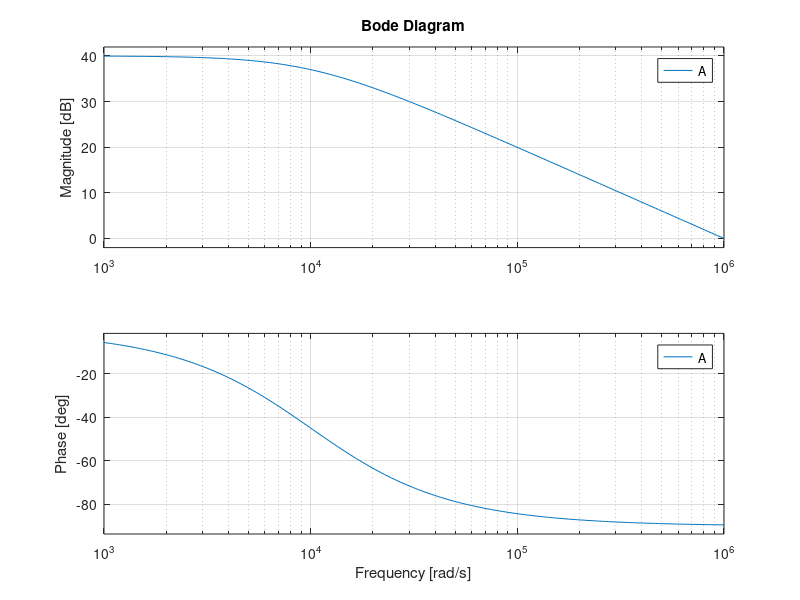

MATLAB code for this plot:
## transistor cut-off frequency Bode plot
B=100;
fb=10000;

f=logspace(3,6,200);
A=tf(B*fb*[1],[1,fb]);
bode(A,f)

% grid on
% axis on

print -demf bodeCutOffFreq.emf
